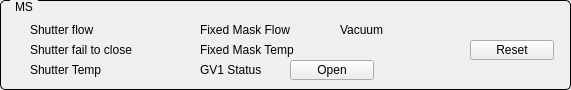
       <widget class="QGroupBox" name="titleGroupBox_6">
        <property name="geometry">
         <rect>
          <x>450</x>
          <y>220</y>
          <width>571</width>
          <height>90</height>
         </rect>
        </property>
        <property name="styleSheet">
         <string notr="true">QGroupBox {
    border: 1px solid black;
    border-radius: 5px;
    margin-top: 0.5em;
}

QGroupBox::title {
    subcontrol-origin: margin;
    left: 10px;
    padding: 0 3px 0 3px;
}</string>
        </property>
        <property name="title">
         <string>MS</string>
        </property>
        <widget class="QESimpleShape" name="qesimpleshape_31">
         <property name="geometry">
          <rect>
           <x>10</x>
           <y>20</y>
           <width>16</width>
           <height>20</height>
          </rect>
         </property>
         <property name="ledType">
          <enum>QSimpleShape::Error</enum>
         </property>
         <property name="colour0" stdset="0">
          <color>
           <red>240</red>
           <green>5</green>
           <blue>5</blue>
          </color>
         </property>
         <property name="colour1" stdset="0">
          <color>
           <red>60</red>
           <green>255</green>
           <blue>20</blue>
          </color>
         </property>
         <property name="variable" stdset="0">
          <string>I09FE-CO-PSH:isFlowInterlock</string>
         </property>
         <property name="variableSubstitutions" stdset="0">
          <string/>
         </property>
        </widget>
        <widget class="QLabel" name="label_33">
         <property name="geometry">
          <rect>
           <x>30</x>
           <y>20</y>
           <width>90</width>
           <height>20</height>
          </rect>
         </property>
         <property name="text">
          <string>Shutter flow</string>
         </property>
        </widget>
        <widget class="QESimpleShape" name="qesimpleshape_32">
         <property name="geometry">
          <rect>
           <x>10</x>
           <y>40</y>
           <width>16</width>
           <height>20</height>
          </rect>
         </property>
         <property name="ledType">
          <enum>QSimpleShape::Error</enum>
         </property>
         <property name="colour0" stdset="0">
          <color>
           <red>60</red>
           <green>255</green>
           <blue>20</blue>
          </color>
         </property>
         <property name="colour2" stdset="0">
          <color>
           <red>240</red>
           <green>5</green>
           <blue>5</blue>
          </color>
         </property>
         <property name="variable" stdset="0">
          <string>I09FE-VA-PSH:getFault</string>
         </property>
         <property name="variableSubstitutions" stdset="0">
          <string/>
         </property>
        </widget>
        <widget class="QLabel" name="label_42">
         <property name="geometry">
          <rect>
           <x>30</x>
           <y>40</y>
           <width>141</width>
           <height>20</height>
          </rect>
         </property>
         <property name="text">
          <string>Shutter fail to close</string>
         </property>
        </widget>
        <widget class="QLabel" name="label_43">
         <property name="geometry">
          <rect>
           <x>200</x>
           <y>20</y>
           <width>111</width>
           <height>20</height>
          </rect>
         </property>
         <property name="text">
          <string>Fixed Mask Flow</string>
         </property>
        </widget>
        <widget class="QLabel" name="label_44">
         <property name="geometry">
          <rect>
           <x>200</x>
           <y>40</y>
           <width>121</width>
           <height>20</height>
          </rect>
         </property>
         <property name="text">
          <string>Fixed Mask Temp</string>
         </property>
        </widget>
        <widget class="QESimpleShape" name="qesimpleshape_33">
         <property name="geometry">
          <rect>
           <x>180</x>
           <y>40</y>
           <width>16</width>
           <height>20</height>
          </rect>
         </property>
         <property name="ledType">
          <enum>QSimpleShape::Error</enum>
         </property>
         <property name="colour0" stdset="0">
          <color>
           <red>240</red>
           <green>5</green>
           <blue>5</blue>
          </color>
         </property>
         <property name="colour1" stdset="0">
          <color>
           <red>60</red>
           <green>255</green>
           <blue>20</blue>
          </color>
         </property>
         <property name="variable" stdset="0">
          <string>I09FE-VA-FXM:isTempInterlock</string>
         </property>
         <property name="variableSubstitutions" stdset="0">
          <string/>
         </property>
        </widget>
        <widget class="QESimpleShape" name="qesimpleshape_34">
         <property name="geometry">
          <rect>
           <x>180</x>
           <y>20</y>
           <width>16</width>
           <height>20</height>
          </rect>
         </property>
         <property name="ledType">
          <enum>QSimpleShape::Error</enum>
         </property>
         <property name="colour0" stdset="0">
          <color>
           <red>240</red>
           <green>5</green>
           <blue>5</blue>
          </color>
         </property>
         <property name="colour1" stdset="0">
          <color>
           <red>60</red>
           <green>255</green>
           <blue>20</blue>
          </color>
         </property>
         <property name="variable" stdset="0">
          <string>I09FE-CO-FXM:isFlowInterlock</string>
         </property>
         <property name="variableSubstitutions" stdset="0">
          <string/>
         </property>
        </widget>
        <widget class="QPushButton" name="btnMSreset">
         <property name="geometry">
          <rect>
           <x>470</x>
           <y>40</y>
           <width>84</width>
           <height>20</height>
          </rect>
         </property>
         <property name="text">
          <string>Reset</string>
         </property>
        </widget>
        <widget class="QESimpleShape" name="qesimpleshape_39">
         <property name="geometry">
          <rect>
           <x>10</x>
           <y>60</y>
           <width>16</width>
           <height>20</height>
          </rect>
         </property>
         <property name="ledType">
          <enum>QSimpleShape::Error</enum>
         </property>
         <property name="colour0" stdset="0">
          <color>
           <red>240</red>
           <green>5</green>
           <blue>5</blue>
          </color>
         </property>
         <property name="colour1" stdset="0">
          <color>
           <red>60</red>
           <green>255</green>
           <blue>20</blue>
          </color>
         </property>
         <property name="variable" stdset="0">
          <string>I09FE-VA-PSH:isTempInterlock</string>
         </property>
         <property name="variableSubstitutions" stdset="0">
          <string/>
         </property>
        </widget>
        <widget class="QLabel" name="label_45">
         <property name="geometry">
          <rect>
           <x>30</x>
           <y>60</y>
           <width>141</width>
           <height>20</height>
          </rect>
         </property>
         <property name="text">
          <string>Shutter Temp</string>
         </property>
        </widget>
        <widget class="QLabel" name="label_46">
         <property name="geometry">
          <rect>
           <x>340</x>
           <y>20</y>
           <width>90</width>
           <height>20</height>
          </rect>
         </property>
         <property name="text">
          <string>Vacuum</string>
         </property>
        </widget>
        <widget class="QESimpleShape" name="qesimpleshape_40">
         <property name="geometry">
          <rect>
           <x>180</x>
           <y>60</y>
           <width>16</width>
           <height>20</height>
          </rect>
         </property>
         <property name="ledType">
          <enum>QSimpleShape::Error</enum>
         </property>
         <property name="colour0" stdset="0">
          <color>
           <red>240</red>
           <green>5</green>
           <blue>5</blue>
          </color>
         </property>
         <property name="colour1" stdset="0">
          <color>
           <red>60</red>
           <green>255</green>
           <blue>20</blue>
          </color>
         </property>
         <property name="variable" stdset="0">
          <string>I09FE-VA-GV1:isOpen</string>
         </property>
         <property name="variableSubstitutions" stdset="0">
          <string/>
         </property>
        </widget>
        <widget class="QESimpleShape" name="qesimpleshape_41">
         <property name="geometry">
          <rect>
           <x>320</x>
           <y>20</y>
           <width>16</width>
           <height>20</height>
          </rect>
         </property>
         <property name="ledType">
          <enum>QSimpleShape::Error</enum>
         </property>
         <property name="colour0" stdset="0">
          <color>
           <red>240</red>
           <green>5</green>
           <blue>5</blue>
          </color>
         </property>
         <property name="colour1" stdset="0">
          <color>
           <red>60</red>
           <green>255</green>
           <blue>20</blue>
          </color>
         </property>
         <property name="variable" stdset="0">
          <string>VACUUM_INTERLOCK_TO_SR:isInterlock</string>
         </property>
         <property name="variableSubstitutions" stdset="0">
          <string/>
         </property>
        </widget>
        <widget class="QLabel" name="label_47">
         <property name="geometry">
          <rect>
           <x>200</x>
           <y>60</y>
           <width>90</width>
           <height>20</height>
          </rect>
         </property>
         <property name="text">
          <string>GV1 Status</string>
         </property>
        </widget>
        <widget class="QEPushButton" name="qepushbutton_2">
         <property name="geometry">
          <rect>
           <x>290</x>
           <y>60</y>
           <width>84</width>
           <height>20</height>
          </rect>
         </property>
         <property name="text">
          <string>Open</string>
         </property>
         <property name="variable" stdset="0">
          <string>I09FE-VA-GV1:setOpen</string>
         </property>
        </widget>
       </widget>
